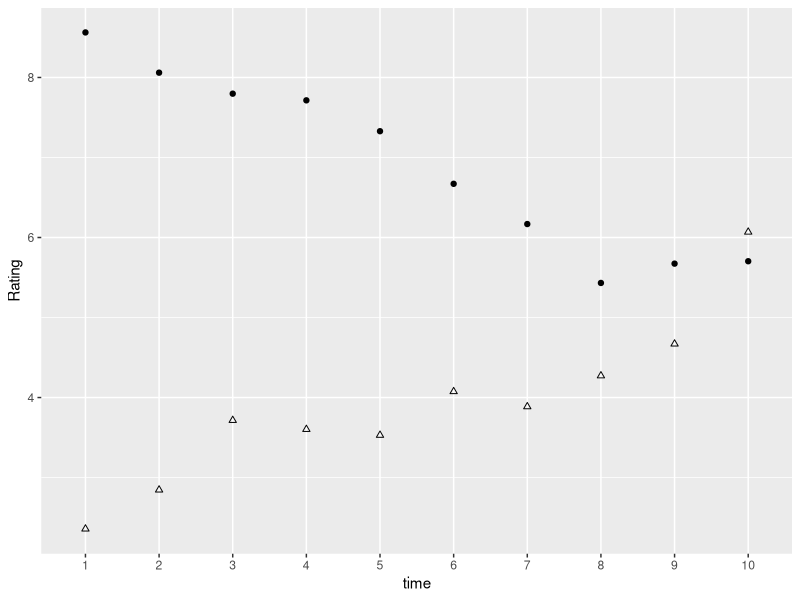
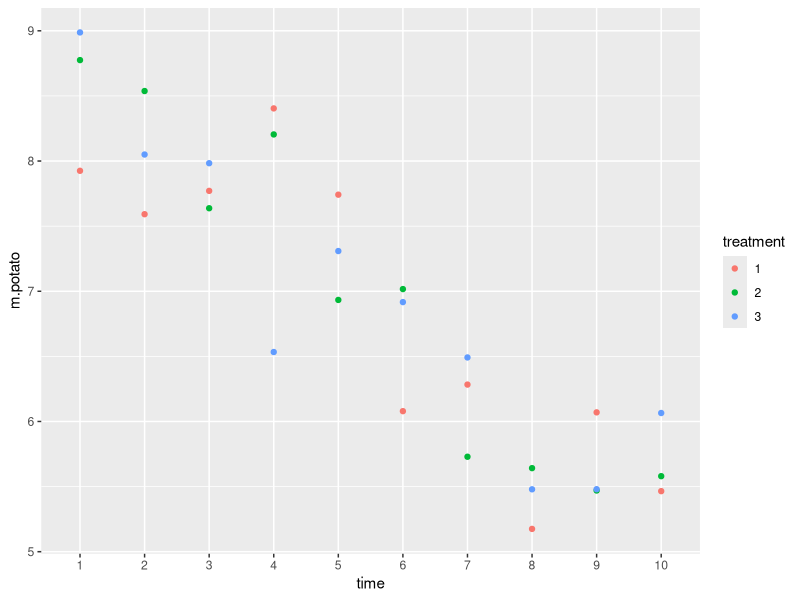

Source code (R) for these figures, in order:
data(french_fries, package="reshape2")
dim(french_fries)
head(french_fries)
library(tidyverse)
avgs <- french_fries %>%
  group_by(time) %>%
  summarise(
    m.potato = mean(potato, na.rm=TRUE),
    m.rancid = mean(rancid, na.rm=TRUE)
  )
avgs %>% str()


## Your turn: are there differences between the treatments?


avgs %>% ggplot(aes(x=time)) +
  geom_point(aes(y=m.potato)) +
  geom_point(aes(y=m.rancid), shape=2) +
  ylab("Rating")


avgs <- french_fries %>%
  group_by(time, treatment) %>%
  summarise(
    m.potato = mean(potato, na.rm=TRUE),
    m.rancid = mean(rancid, na.rm=TRUE)
  )
avgs %>% 
  ggplot(aes(x = time, y = m.potato, 
             colour=treatment)) +
  geom_point()

############### Your-turn: consistency

consistency <- french_fries %>% 
  group_by(subject, treatment, time) %>%
  summarise(
    m.buttery = mean(buttery, na.rm=TRUE),
    m.rancid = mean(rancid, na.rm=TRUE),
    diff.buttery = max(buttery)-min(buttery)
  )
